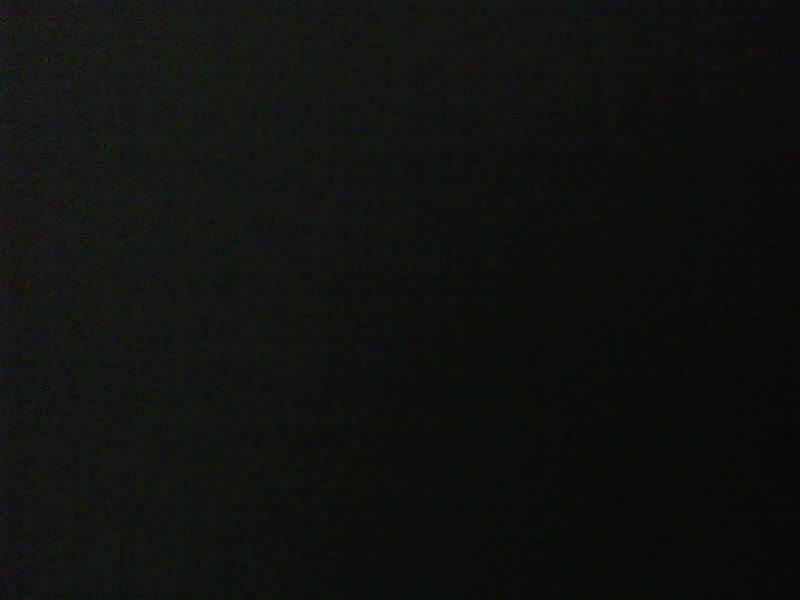
#> input picture from-esp/box_wb_off/image_20250628_101012_080.jpg, 800 x 600 px; the run also reads 2 pictures not shown here
$ jupyter execute --allow-errors main.ipynb
#> lines starting #> are read from the running program, lines starting #| are printed output that depends on the picture; after the words box and inside, x2 and y2 are one past the last pixel; in counts of white or black regions, pixels touching at a corner belong together
# Fluorescence intensity detection and identification system

Using OpenCV to detect fluorescence intensity which emulates SYBR Green fluorescence from multiple color jpeg images. Data is parsed from HTTP POST requests by ESP32-CAM with OV2640 sensor.

[cell 1]
# import os
# os.environ['QT_QPA_PLATFORM'] = 'xcb'

import cv2 as cv
import numpy as np
import matplotlib.pyplot as plt

## 1. Test camera noise by getting average pixel value of a blank image

Get image from box_wb_off

[cell 2]
img = cv.imread('from-esp/box_wb_off/image_20250628_101012_080.jpg')
#> img is the input picture: shape (600, 800, 3); mean B, G, R 15.2, 17.3, 15.8
gray1 = cv.cvtColor(img, cv.COLOR_BGR2GRAY)

plt.figure(figsize=(10, 8))
plt.imshow(img)
plt.title('Original Image')
plt.axis('off')
plt.show()

# [5 lines of commented-out code are left out]

Average all pixels in the image and print out the 8-bit value.

[cell 3]
# Convert to grayscale for noise analysis
gray = cv.cvtColor(img, cv.COLOR_BGR2GRAY)

def pixel_average_analysis(gray, section_rows=3, section_cols=4, verbose=True):
    # Calculate overall average
#> called with section_rows = 3, section_cols = 4, verbose = True
    overall_avg = np.mean(gray)
#> overall_avg = 16.66
    if verbose:
        print(f"Overall average pixel value: {overall_avg:.2f}")
#| Overall average pixel value: 16.66

    # Divide image into sections
    height, width = gray.shape
    section_rows = section_rows
    section_cols = section_cols

    row_size = height // section_rows
    col_size = width // section_cols

    if verbose:
        print(f"\nImage dimensions: {width} x {height}")
#| Image dimensions: 800 x 600
        print(f"Section size: {col_size} x {row_size}")
#| Section size: 200 x 200
    # print("\nAverage pixel values by section:")

    # Create a matrix to store section averages
    section_averages = np.zeros((section_rows, section_cols))

    for i in range(section_rows):
        for j in range(section_cols):
            # Calculate section boundaries
            start_row = i * row_size
            end_row = (i + 1) * row_size if i < section_rows - 1 else height
            start_col = j * col_size
            end_col = (j + 1) * col_size if j < section_cols - 1 else width

            # Extract section
            section = gray[start_row:end_row, start_col:end_col]

            # Calculate average for this section
            section_avg = np.mean(section)
            section_averages[i, j] = section_avg
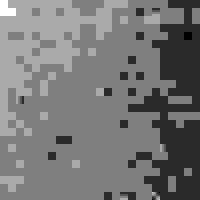
#> section: shape (200, 200); min 7, max 13, mean 9.78; drawn with min black and max white
#> after the loop, section_averages = [[23.88, 20.94, 17.7, 14.54], [21.34, 18.07, 14.48, 11.55], [19.05, 16.01, 12.54, 9.78]]

            # print(f"Section [{i+1},{j+1}]: {section_avg:.2f}")

    # Display statistics
    if verbose:
        print(f"\Sectioned image analysis:")
        print(f"Min section average: {np.min(section_averages):.2f}")
#| Min section average: 9.78
        print(f"Max section average: {np.max(section_averages):.2f}")
#| Max section average: 23.88
        print(f"Standard deviation across sections: {np.std(section_averages):.2f}")
#| Standard deviation across sections: 4.09

    # Visualize the section averages as a heatmap
    if verbose:
        plt.figure(figsize=(12, 5))

        plt.subplot(1, 2, 1)
        plt.imshow(gray, cmap='gray')
        plt.title('Grayscale Image')
        plt.axis('off')

        plt.subplot(1, 2, 2)
        plt.imshow(section_averages, cmap='viridis', interpolation='nearest')
        plt.title('Average Pixel Values by Section')
        plt.colorbar(label='Average Pixel Value')
        plt.xlabel('Column Section')
        plt.ylabel('Row Section')

        # Add text annotations to show values
        for i in range(section_rows):
            for j in range(section_cols):
                plt.text(j, i, f'{section_averages[i,j]:.1f}',
                        ha='center', va='center', color='white', fontweight='bold')

        plt.tight_layout()

        plt.show()

    return overall_avg, np.max(section_averages), np.min(section_averages)

avgg, maxg, _ = pixel_average_analysis(gray, section_rows=3, section_cols=4)
#> avgg = 16.66; maxg = 23.88

Image has background noise. Background will be subtracted from fluorescence image.

[cell 4]
background_model = gray.copy().astype(np.float32)

def subtract_background(image, background):
    # Ensure both are float32 for proper subtraction
    img_float = image.astype(np.float32)
    bg_float = background.astype(np.float32)

    # Subtract background and clip to valid range
    result = np.clip(img_float - bg_float, 0, 255)
    return result.astype(np.uint8)

## 2. Image segmentation to focus on ROI

[cell 5]
fluo = cv.imread('from-esp/image_20250628_135435_151.jpg')
fluog = cv.cvtColor(fluo, cv.COLOR_BGR2GRAY)

suback_fluog = subtract_background(fluog, background_model)
pixel_average_analysis(suback_fluog, section_rows=3, section_cols=4)
#> call 2 of pixel_average_analysis, with section_rows = 3, section_cols = 4, verbose = True
#> in pixel_average_analysis (call 2), `overall_avg = np.mean(gray)`: overall_avg = 3.43
#| Overall average pixel value: 3.43
#| Image dimensions: 800 x 600
#| Section size: 200 x 200
#> after the loop in pixel_average_analysis (call 2), `for i in range(section_rows):`:
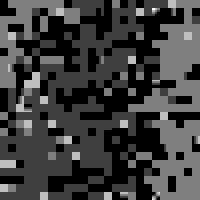
#> section: shape (200, 200); min 0, max 4, mean 0.985; drawn with min black and max white
#> after the loop in pixel_average_analysis (call 2), `for i in range(section_rows):`: section_averages = [[3.32, 3.45, 2.12, 1.73], [5.44, 12.94, 2.7, 1.37], [2.5, 3.14, 1.52, 0.985]]
#| Min section average: 0.98
#| Max section average: 12.94
#| Standard deviation across sections: 3.09
#> Out = (3.43, 12.94, 0.985)

[cell 6]
plt.figure(figsize=(8, 6))
plt.imshow(fluog, cmap='gray')
plt.title('Original Grayscale Image')
plt.axis('off')
plt.show()

[cell 7]
def get_roi(fluo, suback_fluog, therhold_value=8, verbose=True):
    # Pixels brighter than 8 will become white (255), others black (0).
#> called with therhold_value = 8, verbose = True
    threshold_value = therhold_value
    _, mask = cv.threshold(suback_fluog, threshold_value, 255, cv.THRESH_BINARY)
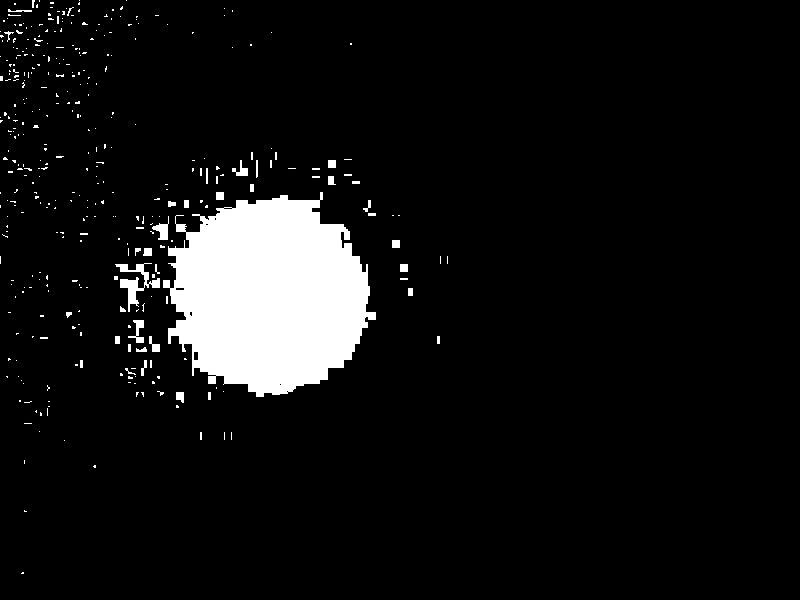
#> mask: shape (600, 800); 7.3% white; 370 white regions (334 under 20 px)

    contours, _ = cv.findContours(mask, cv.RETR_EXTERNAL, cv.CHAIN_APPROX_SIMPLE)
#> contours = 370 contours, 349 with area under 20; largest, box (x1, y1, x2, y2) and area: (163, 192, 376, 397) 30278, (115, 263, 160, 312) 508, (152, 216, 169, 240) 144, (128, 320, 144, 343) 114, (232, 160, 248, 176) 79

    if contours:
        # Find the largest contour by area
        largest_contour = max(contours, key=cv.contourArea)
#> largest_contour = contour of 302 points, box (x1, y1, x2, y2) (163, 192, 376, 397), area 30278

        x, y, w, h = cv.boundingRect(largest_contour)
#> x = 163; y = 192; w = 213; h = 205
        cv.rectangle(fluo, (x, y), (x+w, y+h), (0, 0, 255), 2)

        if verbose:
            print(f"Found object with bounding box: x={x}, y={y}, width={w}, height={h}")
#| Found object with bounding box: x=163, y=192, width=213, height=205
    else:
        if verbose:
            print("No object found meeting the threshold criteria.")

    if verbose:
        plt.figure(figsize=(15, 5))

        # Original image with ROI marked
        plt.subplot(1, 3, 1)
        plt.imshow(cv.cvtColor(fluo, cv.COLOR_BGR2RGB))  # Convert BGR to RGB for proper display
        plt.title('Original Image with ROI Marked')
        plt.axis('off')

        # Grayscale image
        plt.subplot(1, 3, 2)
        plt.imshow(suback_fluog, cmap='gray')
        plt.title('Subtracted Grayscale Image')
        plt.axis('off')

        # Mask from thresholding
        plt.subplot(1, 3, 3)
        plt.imshow(mask, cmap='gray')
        plt.title('Mask from Thresholding')
        plt.axis('off')

        plt.tight_layout()
        plt.show()

    return x, y, w, h

x, y, w, h = get_roi(fluo, suback_fluog)
#> x = 163; y = 192; w = 213; h = 205

[cell 8]
# Use a separate pixel analysis function for ROI images

def pixel_roi_analysis(gray, x, y, w, h, subset=1, verbose=True):
    # Calculate overall average
#> called with x = 163, y = 192, w = 213, h = 205, subset = 0.8, verbose = True
    overall_avg = np.mean(gray)
#> overall_avg = 3.43
    if verbose:
        print(f"Overall average pixel value: {overall_avg:.2f}")
#| Overall average pixel value: 3.43

    height, width = gray.shape

    if verbose:
        print(f"\nImage dimensions: {width} x {height}")
#| Image dimensions: 800 x 600
        print(f"ROI area: Row: {x}:{x+w}, Column: {y}:{y+h}")
#| ROI area: Row: 163:376, Column: 192:397
        print(f"ROI size: {w} x {h}")
#| ROI size: 213 x 205

    # Subset dictates percentage of innermost ROI pixels
    subset = subset     # Value between 0 and 1 (fraction of ROI pixels)
    if subset == 1:
        x = x
        y = y
        w = w
        h = h
    else:
        half_w = w // 2
#> half_w = 106
        add_x = int(half_w * (1 - subset))
#> add_x = 21
        x = x + add_x
#> x = 184
        w = int(w * subset)
#> w = 170

        half_h = h // 2
#> half_h = 102
        add_y = int(half_h * (1 - subset))
#> add_y = 20
        y = y + add_y
#> y = 212
        h = int(h * subset)
#> h = 164

    roi_section = gray[y:y+h, x:x+w]
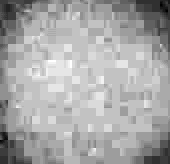
#> roi_section: shape (164, 170); min 2, max 23, mean 15.8; drawn with min black and max white
    average_at_roi = np.mean(roi_section)
#> average_at_roi = 15.82
    std_dev_at_roi = np.std(roi_section)
#> std_dev_at_roi = 3.55

    # Get image with ROI pixels replaced with average
    gray_avg_roi = gray.copy()
    for i in range(y, y + h):
        for j in range(x, x + w):
            gray_avg_roi[i, j] = average_at_roi
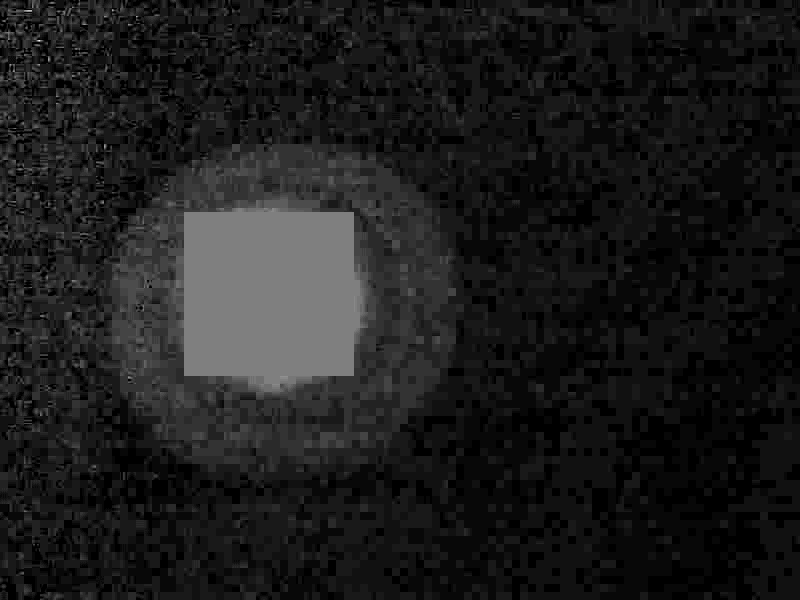
#> gray_avg_roi: shape (600, 800); min 0, max 30, mean 3.4; drawn with min black and max white

    # Display statistics
    if verbose:
        print(f"\Pixel analysis:")
        print(f"Average pixel value at ROI: {average_at_roi:.2f}")
#| Average pixel value at ROI: 15.82
        print(f"Standard deviation at ROI: {std_dev_at_roi:.2f}")
#| Standard deviation at ROI: 3.55

    # Visualize the section averages as a heatmap
    if verbose:
        plt.figure(figsize=(12, 5))

        plt.subplot(1, 2, 1)
        plt.imshow(gray, cmap='gray')
        plt.title('Grayscale Image')
        plt.axis('off')

        plt.subplot(1, 2, 2)
        plt.imshow(gray_avg_roi, cmap='viridis', interpolation='nearest')
        plt.title('Average Pixel Value at ROI')
        plt.colorbar(label='Average Pixel Value ROI')
        plt.xlabel('Column Section')
        plt.ylabel('Row Section')

        # Add text annotations to show values
        plt.text(j, i, f'{average_at_roi:.1f}', ha='center', va='center', color='white', fontweight='bold')

        plt.tight_layout()

        plt.show()

    return overall_avg, average_at_roi

overall_avg, average_at_roi = pixel_roi_analysis(suback_fluog, x, y, w, h, subset=0.8)
#> overall_avg = 3.43; average_at_roi = 15.82

Get average pixel value at ROI

[cell 9]
print(f"Overall average pixel value: {overall_avg:.2f}")
#| Overall average pixel value: 3.43
print(f"Average pixel value at ROI: {average_at_roi:.2f}")
#| Average pixel value at ROI: 15.82

## 3. Test on all fluorescent images (manual ROI identification)

Check first image

[cell 10]
fluo1 = cv.imread('from-esp/image_0001.jpg')
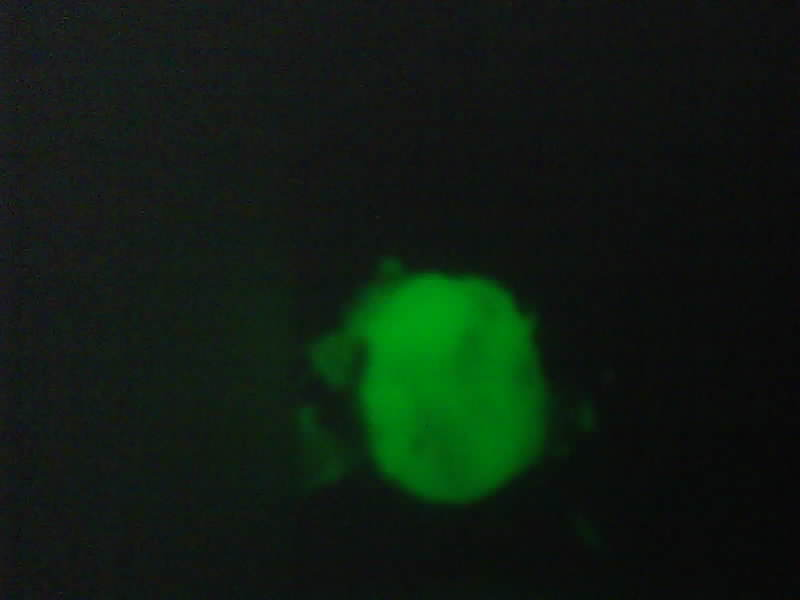
#> input picture from-esp/image_0001.jpg, 800 x 600 px
#> fluo1 is the input picture: shape (600, 800, 3); mean B, G, R 17.9, 28.3, 15.2
fluo1g = cv.cvtColor(fluo1, cv.COLOR_BGR2GRAY)
suback_fluog1 = subtract_background(fluo1g, background_model)
#> (the rest of this cell did not finish here and is left out)

#| Overall average pixel value: 6.59
#| Image dimensions: 800 x 600
#| Section size: 100 x 100
#| Min section average: 0.69
#| Max section average: 64.05
#| Standard deviation across sections: 12.19

#> (a cell that did not finish here is left out)

Use on last image

[cell 12]
fluo48 = cv.imread('from-esp/image_0048.jpg')
fluo48g = cv.cvtColor(fluo48, cv.COLOR_BGR2GRAY)
suback_fluog48 = subtract_background(fluo48g, background_model)
#> in subtract_background (call 3), `result = np.clip(img_float - bg_float, 0, 255)`:
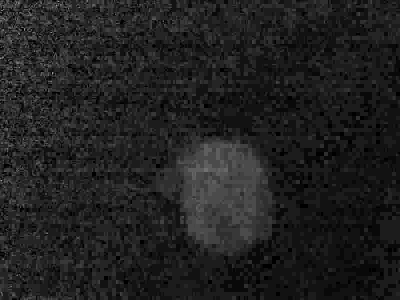
#> result: shape (600, 800) float32 (shown at 1/2 size); min 0, max 27, mean 3.5; drawn with min black and max white
#> (the rest of this cell did not finish here and is left out)

#> call 4 of pixel_average_analysis, with section_rows = 6, section_cols = 8, verbose = True
#> in pixel_average_analysis (call 4), `overall_avg = np.mean(gray)`: overall_avg = 3.48
#| Overall average pixel value: 3.48
#| Image dimensions: 800 x 600
#| Section size: 100 x 100
#> after the loop in pixel_average_analysis (call 4), `for i in range(section_rows):`:
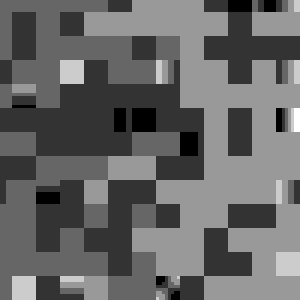
#> section: shape (100, 100) (shown 3 times larger); min 0, max 5, mean 2; drawn with min black and max white
#| Min section average: 1.95
#| Max section average: 8.07
#| Standard deviation across sections: 1.17
#> in pixel_average_analysis (call 4), `plt.show()`:
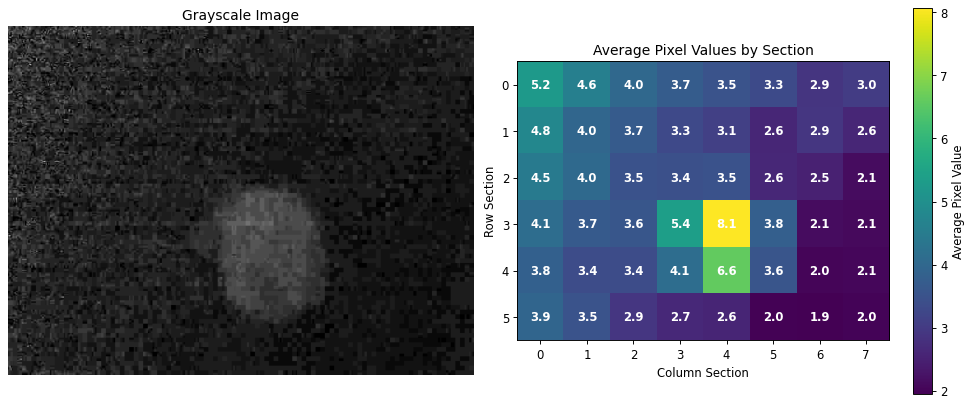
#> figure drawn by matplotlib, 3 panels

Perform on all images

[cell 13]
max_list = np.zeros(48)
#> max_list = 48 values from 0 to 0

#> (the rest of this cell did not finish here and is left out)

#> `avg, max_val, min_val = pixel_average_analysis(suback_fluog, section_r..`: avg = 6.59; max_val = 64.05; min_val = 0.688
#| Image 1: Average: 6.59, Max: 64.05, Min: 0.69
    print(f"Image {i}: Average: {avg:.2f}, Max: {max_val:.2f}, Min: {min_val:.2f}")

    max_list[i-1] = max_val

[cell 14]
# Create the fluorescence intensity graph
plt.figure(figsize=(12, 6))

image_numbers = list(range(1, len(max_list) + 1))
#> image_numbers = 48 values from 1 to 48

plt.plot(image_numbers, max_list, 'b-o', linewidth=2, markersize=4)
plt.xlabel('Image Number (Time Sequence)')
plt.ylabel('Maximum Fluorescence Intensity (8-bit)')
plt.title('Fluorescence Intensity Over Time')
plt.grid(True, alpha=0.3)

# [7 lines of commented-out code are left out]
plt.tight_layout()
plt.show()

# Print summary statistics
# print(f"\nFluorescence Intensity Statistics:")
# print(f"Mean: {mean_intensity:.2f}")
# print(f"Standard Deviation: {std_intensity:.2f}")
print(f"Min: {min(max_list):.2f}")
#| Min: 0.00
print(f"Max: {max(max_list):.2f}")
#| Max: 64.05
print(f"Range: {max(max_list) - min(max_list):.2f}")
#| Range: 64.05

## 4. Test on all fluorescent images (with algorithmic ROI identification)

[cell 15]
fluo1 = cv.imread('from-esp/image_0001.jpg')
fluo1g = cv.cvtColor(fluo1, cv.COLOR_BGR2GRAY)
suback_fluog1 = subtract_background(fluo1g, background_model)

x, y, w, h = get_roi(fluo1, suback_fluog1, therhold_value=8, verbose=True)
#> call 2 of get_roi, with therhold_value = 8, verbose = True
#> in get_roi (call 2), `contours, _ = cv.findContours(mask, cv.RETR_EXTERNAL, cv.CHAIN_APPROX_..`: contours = 265 contours, 255 with area under 20; largest, box (x1, y1, x2, y2) and area: (224, 256, 596, 509) 53798, (272, 304, 288, 328) 226, (248, 400, 258, 416) 108, (264, 424, 272, 433) 50, (255, 320, 264, 328) 50
#> in get_roi (call 2), `largest_contour = max(contours, key=cv.contourArea)`: largest_contour = contour of 499 points, box (x1, y1, x2, y2) (224, 256, 596, 509), area 53798
#> in get_roi (call 2), `x, y, w, h = cv.boundingRect(largest_contour)`: x = 224; y = 256; w = 372; h = 253
#| Found object with bounding box: x=224, y=256, width=372, height=253
#> in get_roi (call 2), `plt.show()`:
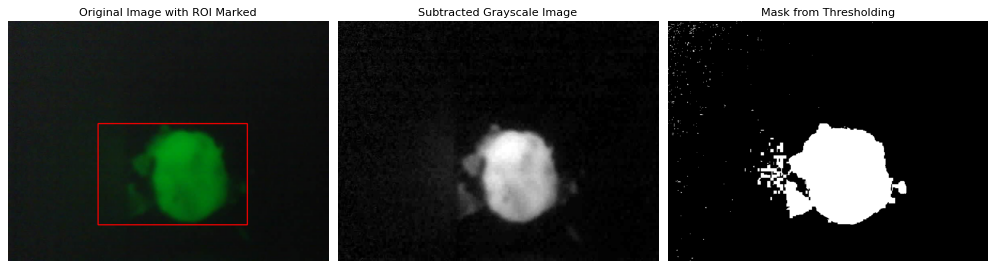
#> figure drawn by matplotlib, 3 panels
#> x = 224; y = 256; w = 372; h = 253
overall_avg, average_at_roi = pixel_roi_analysis(suback_fluog1, x, y, w, h, subset=0.4)
#| Overall average pixel value: 6.59
#| Image dimensions: 800 x 600
#| ROI area: Row: 224:596, Column: 256:509
#| ROI size: 372 x 253
#| Average pixel value at ROI: 52.32
#| Standard deviation at ROI: 17.49
#> overall_avg = 6.59; average_at_roi = 52.32
print(f"Overall average pixel value: {overall_avg:.2f}")
#| Overall average pixel value: 6.59
print(f"Average pixel value at ROI: {average_at_roi:.2f}")
#| Average pixel value at ROI: 52.32

On last image

[cell 16]
fluo48 = cv.imread('from-esp/image_0048.jpg')
fluo48g = cv.cvtColor(fluo48, cv.COLOR_BGR2GRAY)
suback_fluog48 = subtract_background(fluo48g, background_model)
x48, y48, w48, h48 = get_roi(fluo48, suback_fluog48, therhold_value=8, verbose=True)
#> in get_roi (call 3), `contours, _ = cv.findContours(mask, cv.RETR_EXTERNAL, cv.CHAIN_APPROX_..`: contours = 577 contours, 560 with area under 20; largest, box (x1, y1, x2, y2) and area: (368, 288, 456, 360) 1592, (408, 352, 440, 392) 572, (384, 376, 408, 424) 370, (456, 288, 472, 336) 360, (400, 288, 424, 312) 219
#| Found object with bounding box: x=368, y=288, width=88, height=72
#> x48 = 368; y48 = 288; w48 = 88; h48 = 72
overall_avg48, average_at_roi48 = pixel_roi_analysis(suback_fluog48, x48, y48, w48, h48, subset=0.4)
#| Overall average pixel value: 3.48
#| Image dimensions: 800 x 600
#| ROI area: Row: 368:456, Column: 288:360
#| ROI size: 88 x 72
#| Average pixel value at ROI: 8.62
#| Standard deviation at ROI: 0.98
#> overall_avg48 = 3.48; average_at_roi48 = 8.62
print(f"Overall average pixel value: {overall_avg48:.2f}")
#| Overall average pixel value: 3.48
print(f"Average pixel value at ROI: {average_at_roi48:.2f}")
#| Average pixel value at ROI: 8.62

Perform on all images

[cell 17]
avg_roi_arr = np.zeros(48)

#> (the rest of this cell did not finish here and is left out)

#> in get_roi (call 4), `contours, _ = cv.findContours(mask, cv.RETR_EXTERNAL, cv.CHAIN_APPROX_..`: contours = 265 contours, 255 with area under 20; largest, box (x1, y1, x2, y2) and area: (224, 256, 596, 509) 53798, (272, 304, 288, 328) 226, (248, 400, 258, 416) 108, (264, 424, 272, 433) 50, (255, 320, 264, 328) 50
    overall_avg, average_at_roi = pixel_roi_analysis(suback_fluog, x, y, w, h, subset=0.1, verbose=False)
#> `overall_avg, average_at_roi = pixel_roi_analysis(suback_fluog, x, y, w..`: average_at_roi = 63.3
#| Image 1: Average: 6.59, ROI average: 63.30
    print(f"Image {i}: Average: {overall_avg:.2f}, ROI average: {average_at_roi:.2f}")

    avg_roi_arr[i-1] = average_at_roi

[cell 18]
# Create the fluorescence intensity graph
plt.figure(figsize=(12, 6))

image_numbers = list(range(1, len(max_list) + 1))

plt.plot(image_numbers, avg_roi_arr, 'b-o', linewidth=2, markersize=4)
plt.xlabel('Image Number (Time Sequence)')
plt.ylabel('Maximum Fluorescence Intensity (8-bit)')
plt.title('Fluorescence Intensity Over Time')
plt.grid(True, alpha=0.3)

# [7 lines of commented-out code are left out]
plt.tight_layout()
plt.show()

# Print summary statistics
# print(f"\nFluorescence Intensity Statistics:")
# print(f"Mean: {mean_intensity:.2f}")
# print(f"Standard Deviation: {std_intensity:.2f}")
print(f"Min: {min(max_list):.2f}")
#| Min: 0.00
print(f"Max: {max(max_list):.2f}")
#| Max: 64.05
print(f"Range: {max(max_list) - min(max_list):.2f}")
#| Range: 64.05
